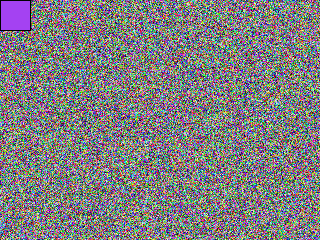
Frame 1 (no input)
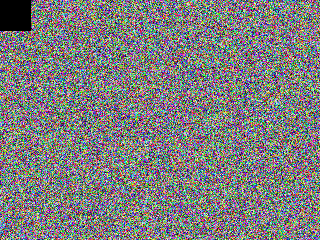
Frame 60 (the mouse pressed at the canvas centre just before this capture)
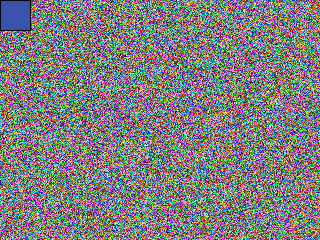
Frame 120 (the mouse held since frame 60 and released just before this capture)

The Processing sketch that drew these frames (run headless with seeded random() and noise(); from frame 60 on, the mouse is pressed at the canvas centre):

// Processing sketch: pixels_randomColor
// ── pixels_randomColor.pde

void setup() {
  size(320, 240);
  loadPixels();
    
    for(int i = 0; i < 320*240; i++){
      pixels[i] = color(random(255),random(255),random(255) );
    }
    
  updatePixels();

}

void draw() {
   //color c = get(mouseX,mouseY);
   color c = pixels[mouseY*width+mouseX];
   fill(c);
   rect(0,0,30,30);  
}


void keyPressed(){
  
}
